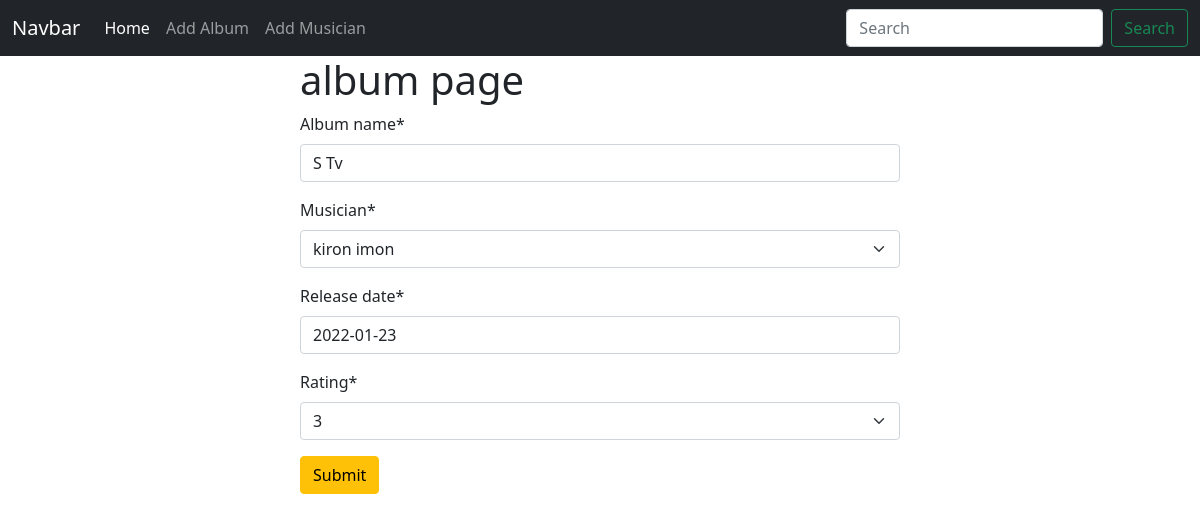
The app's page /album/edit/6 with its own data.
### Album/models.py (models this page shows, shortened)
class AlbumModel(models.Model):
    album_name = models.CharField(max_length=100)
    musician = models.ForeignKey(MusicianModel, on_delete=models.CASCADE)
    release_date = models.DateField()
    CHOICES = [
        (0, '0'),
        (1, '1'),
        (2, '2'),
        (3, '3'),
        (4, '4'),
        (5, '5'),
    ]
    rating = models.IntegerField(choices=CHOICES)

### Album/views.py (the view)
# urls.py: path('edit/<int:id>',edit_albm,name="edit_albm"),
def edit_albm(request,id):
    album = AlbumModel.objects.get(pk=id)
    album_form = forms.AlbumForm(instance=album)
    if request.method == 'POST':
        album_form = forms.AlbumForm(request.POST,instance=album)
        if album_form.is_valid():
            album_form.save()
            return redirect('homepage')
    return render(request, 'add_album.html', {'form' : album_form})

### Album/forms.py
class AlbumForm(forms.ModelForm):
    class Meta:
        model = AlbumModel
        fields = '__all__'

### Musician/models.py (called while the page is built)
    def __str__(self):
        return f"{self.first_name} {self.last_name}"

### Album/templates/add_album.html (shortened to what this page needs)
{% extends "base.html" %}
{%  load crispy_forms_tags %}
{% block content %}
<form style="width:50% ; margin : auto" method="post">
    <h1>album page</h1>
    {{form | crispy}}
    <button class="btn btn-warning">Submit</button>
</form>
{% endblock  %}

### records on screen
AlbumModel: album_name "S Tv", musician "kiron imon", release_date "2022-01-23", rating "3"
